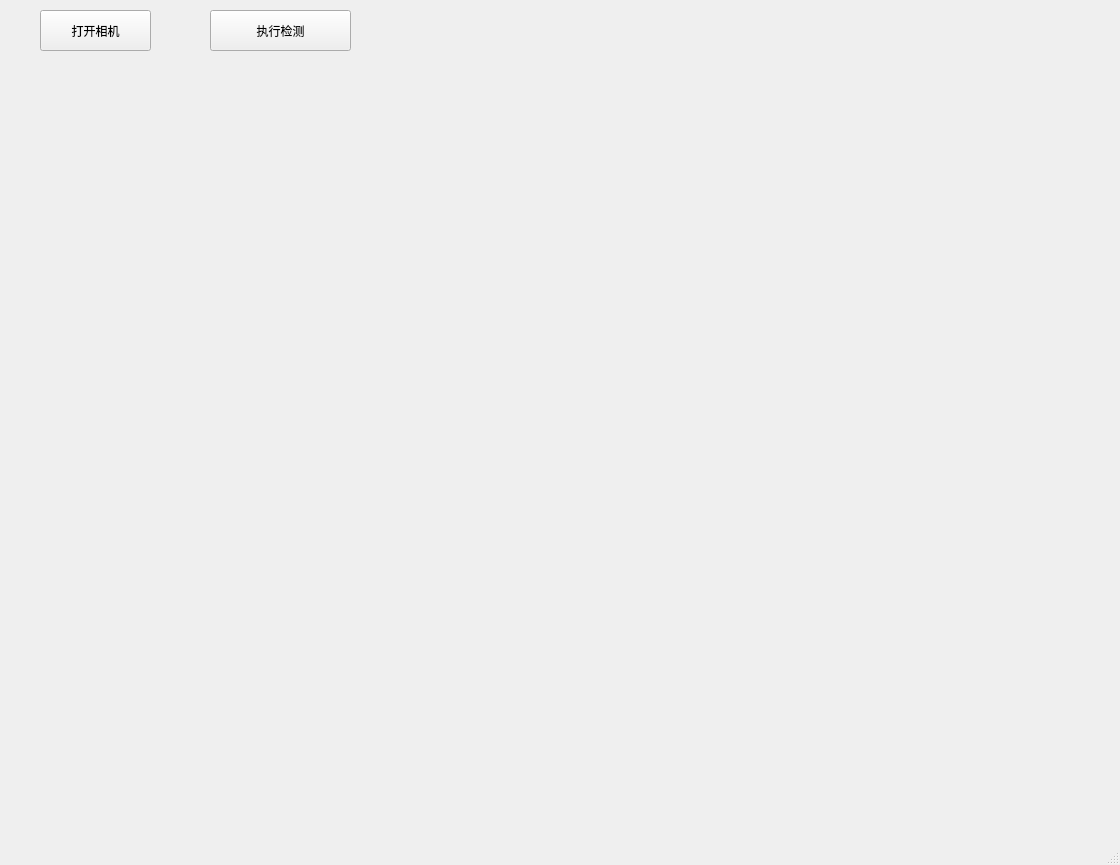
<?xml version="1.0" encoding="UTF-8"?>
<ui version="4.0">
 <class>MainWindow</class>
 <widget class="QMainWindow" name="MainWindow">
  <property name="geometry">
   <rect>
    <x>0</x>
    <y>0</y>
    <width>1120</width>
    <height>865</height>
   </rect>
  </property>
  <property name="windowTitle">
   <string>MainWindow</string>
  </property>
  <widget class="QWidget" name="centralwidget">
   <widget class="QPushButton" name="pushButton">
    <property name="geometry">
     <rect>
      <x>40</x>
      <y>10</y>
      <width>111</width>
      <height>41</height>
     </rect>
    </property>
    <property name="text">
     <string>打开相机</string>
    </property>
   </widget>
   <widget class="QPushButton" name="pushButton_2">
    <property name="geometry">
     <rect>
      <x>210</x>
      <y>10</y>
      <width>141</width>
      <height>41</height>
     </rect>
    </property>
    <property name="text">
     <string>执行检测</string>
    </property>
   </widget>
   <widget class="QLabel" name="label">
    <property name="geometry">
     <rect>
      <x>70</x>
      <y>300</y>
      <width>441</width>
      <height>421</height>
     </rect>
    </property>
    <property name="text">
     <string/>
    </property>
   </widget>
   <widget class="QLabel" name="label_2">
    <property name="geometry">
     <rect>
      <x>590</x>
      <y>300</y>
      <width>441</width>
      <height>421</height>
     </rect>
    </property>
    <property name="text">
     <string/>
    </property>
   </widget>
  </widget>
  <widget class="QMenuBar" name="menubar">
   <property name="geometry">
    <rect>
     <x>0</x>
     <y>0</y>
     <width>1120</width>
     <height>26</height>
    </rect>
   </property>
  </widget>
  <widget class="QStatusBar" name="statusbar"/>
 </widget>
 <resources/>
 <connections/>
</ui>
